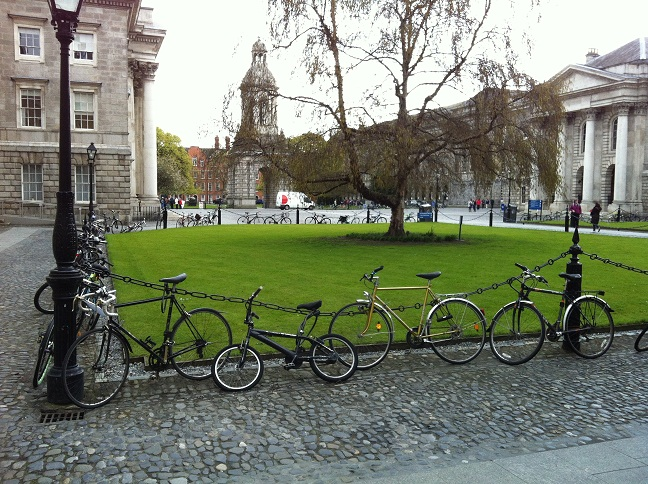
#> input picture lab5/TrinityBikes.JPG, 648 x 484 px, found by its file name
$ python canny_detection.py
#> lines starting #> are read from the running program, lines starting #| are printed output that depends on the picture
import cv2

img = cv2.imread('TrinityBikes.jpg', 0)
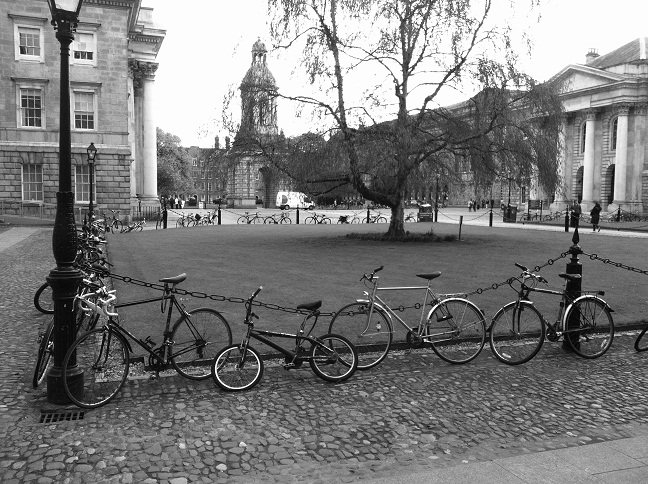
#> img: shape (484, 648); min 0, max 255, mean 123.6
edges = cv2.Canny(img, 100, 200)
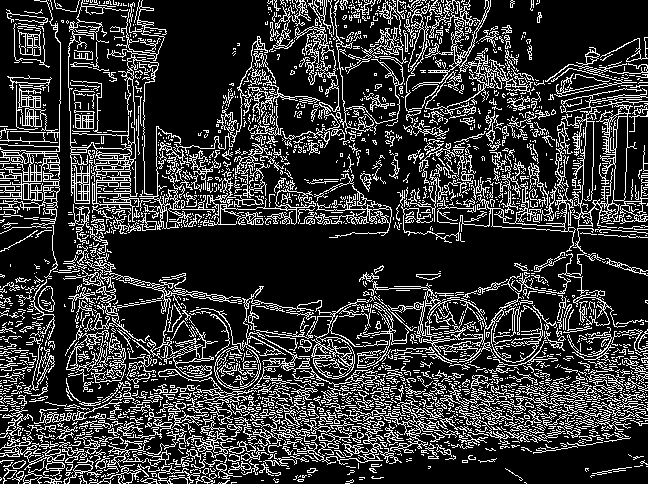
#> edges: shape (484, 648); 21% white in thin lines or dots

cv2.imshow('original', edges)

k = cv2.waitKey(0) & 0xFF
#> (key Esc is pressed here)

if k == '27':
    cv2.destroyAllWindows()
